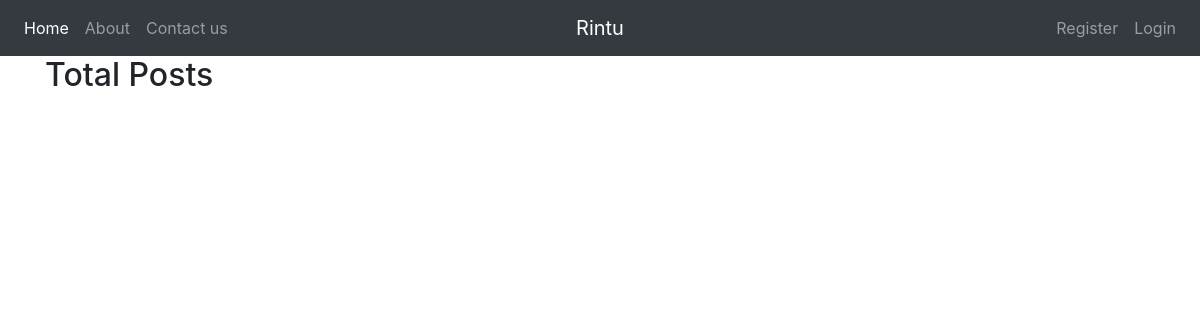
The app's page /, older data.
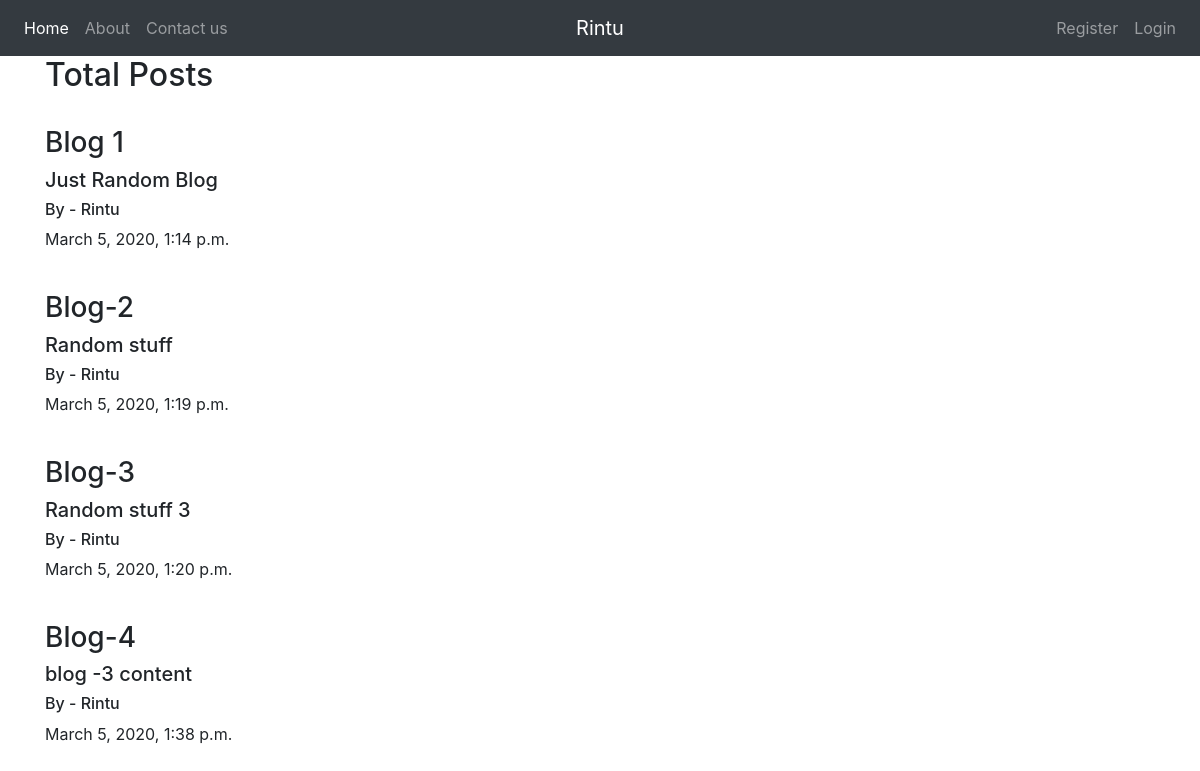
The same page, newer data.
### blog/models.py (models this page shows, shortened)
class Post(models.Model):
    title = models.CharField(max_length=100)
    content = models.TextField()
    date_posted = models.DateTimeField(default=timezone.now)
    author = models.ForeignKey(User, on_delete=models.CASCADE)

### blog/views.py (the view)
# urls.py: path('', views.home, name='blog-home'),
def home(request):
    posts = Post.objects.all()
    context = {'posts': posts}
    return render(request, 'blog/index.html', context)

### blog/templates/blog/index.html (shortened to what this page needs)
{% extends 'blog/base.html' %}
{% block content %}
<h2>Total Posts</h2>
<br />
{% for post in posts %}
<h3>{{post.title}}</h3>
<h5>{{post.content}}</h5>
<h6>By - {{post.author}}</h6>
<p>{{post.date_posted}}</p>
<br />
{% endfor %}
{% endblock content %}

### blog/templates/blog/base.html (shortened to what this page needs)
{% include 'blog/navbar.html' %}
<!DOCTYPE html>
<html lang="en">
<head>
  <link rel="stylesheet" href="https://stackpath.bootstrapcdn.com/bootstrap/4.4.1/css/bootstrap.min.css"
 />
</head>
<body>
  <div class="container">
    {% block content %} {% endblock content %}
  </div>
</body>
</html>

### blog/templates/blog/navbar.html (shortened to what this page needs)
<nav class="navbar navbar-expand-md navbar-dark bg-dark">
    <div class="navbar-collapse collapse w-100 order-1 order-md-0 dual-collapse2">
        <ul class="navbar-nav mr-auto">
            <li class="nav-item active">
                <a class="nav-link" href="{% url 'blog-home' %}">Home</a>
            </li>
            <li class="nav-item">
                <a class="nav-link" href="{% url 'blog-about' %}">About</a>
            </li>
            <li class="nav-item">
                <a class="nav-link" href="#">Contact us</a>
            </li>
        </ul>
    </div>
    <div class="mx-auto order-0">
        <a class="navbar-brand mx-auto" href="{% url 'blog-home' %}">Rintu</a>
    </div>
    <div class="navbar-collapse collapse w-100 order-3 dual-collapse2">
        <ul class="navbar-nav ml-auto">
            {% if user.is_authenticated %}
            <li class="nav-item">
                <a class="nav-link" href="{% url 'profile' %}">Profile</a>
            </li>
            <li class="nav-item">
                <a class="nav-link" href="{% url 'logout' %}">Logout</a>
            </li>
            {% else %}
            <li class="nav-item">
                <a class="nav-link" href="{% url 'register' %}">Register</a>
            </li>
            <li class="nav-item">
                <a class="nav-link" href="{% url 'login' %}">Login</a>
            </li>
            {% endif %}
        </ul>
    </div>
</nav>

Row changes from the older to the newer data that the page shows:
added Post: title "Blog 1", content "Just Random Blog", author "Rintu", date_posted "March 5, 2020, 1:14 p.m."
added Post: title "Blog-2", content "Random stuff", author "Rintu", date_posted "March 5, 2020, 1:19 p.m."
added Post: title "Blog-3", content "Random stuff 3", author "Rintu", date_posted "March 5, 2020, 1:20 p.m."
added Post: title "Blog-4", content "blog -3 content", author "Rintu", date_posted "March 5, 2020, 1:38 p.m."
